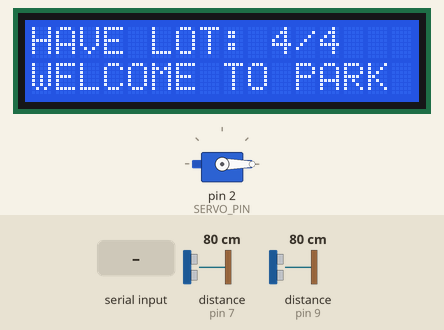
Bench run of a sketch on a simulated Arduino Uno, built with avr-gcc and run on an emulated ATmega328P. Parts: servo, 16×2 character LCD. Wiring (inferred from the names in the program): 2 × ultrasonic range finder: trigger pin 6, echo pin 7 / trigger pin 8, echo pin 9. The test bench sets the inputs (shaded band); at power-on: distance to the obstacle (sensors on pin 7, pin 9) 80 cm. The echo pulse lasts 58.3 µs per cm; what the sketch prints to the serial monitor is not drawn.

Above: at 2.3 s.
2.4 s: "CMD:OPEN_GATE\n" received over Serial
At 2.8 s:
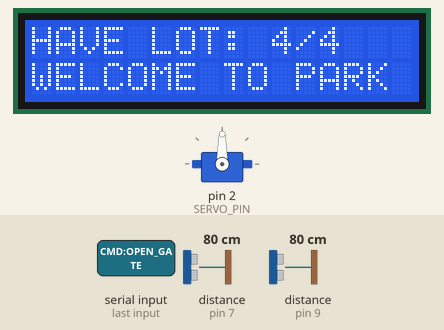
3.9 s: "CMD:CLOSE_GATE\n" received over Serial
At 5.1 s:
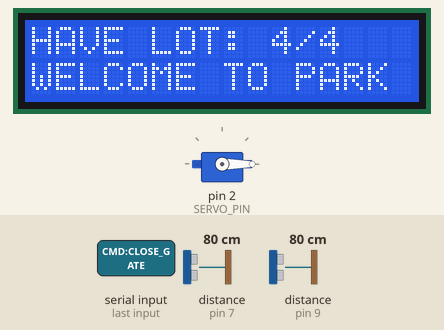
5.4 s: distance to the obstacle (sensor on pin 7) set to 2 cm
At 6.4 s:
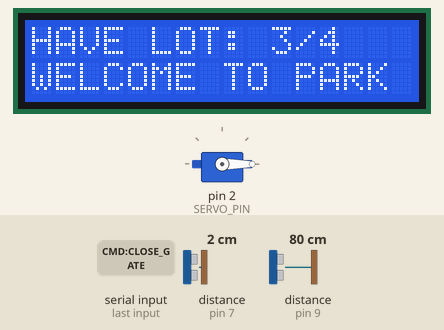
Timing chart, 0 to 8.4 s (numbered marks = the images above; inputs shaded):
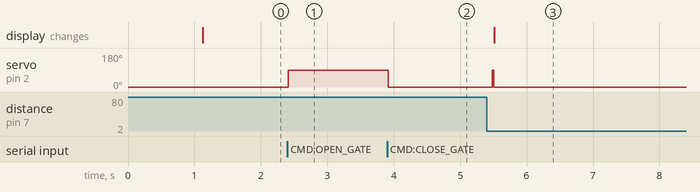

The sketch:

smart_parking.ino
```cpp
/**
 * Smart Car Parking System - Production Firmware
 * Target MCU: Arduino UNO R3 (ATmega328P)
 *
 * Physical Pinout Specification:
 * - Servo Motor (SG90): Pin 2 (PWM)
 * - Ultrasonic Sensor 1 (Entry HC-SR04): Trig Pin 6, Echo Pin 7
 * - Ultrasonic Sensor 2 (Exit HC-SR04): Trig Pin 8, Echo Pin 9
 * - 16x2 LCD with I2C module (PCF8574): A4 (SDA), A5 (SCL)
 * - Power: 5V Rail with 100uF-470uF decoupling capacitor, Common GND
 *
 * Critical Fixes & Enhancements:
 * 1. Bounded pulseIn(..., 25000UL) timeout prevents 1000ms freeze and false 0cm readings.
 * 2. Non-blocking state sampling via millis().
 * 3. Structured serial telemetry over USB UART at 9600 baud:
 *    DATA:<AVAILABLE_SLOTS>,<OCCUPIED_SLOTS>,<TOTAL_CAPACITY>,<DENIED_ENTRIES>,<GATE_STATE>\n
 * 4. Serial command dispatcher for remote cloud overrides:
 *    - CMD:OPEN_GATE   -> Lifts barrier into MANUAL_HOLD
 *    - CMD:CLOSE_GATE  -> Lowers barrier into CLOSED
 *    - CMD:RESET_STATS -> Resets counters to initial state
 */

#include <Wire.h>
#include <LiquidCrystal_I2C.h>
#include <Servo.h>

// --- Physical Pin Assignments ---
const uint8_t SERVO_PIN      = 2;
const uint8_t ENTRY_TRIG_PIN = 6;
const uint8_t ENTRY_ECHO_PIN = 7;
const uint8_t EXIT_TRIG_PIN  = 8;
const uint8_t EXIT_ECHO_PIN  = 9;

// --- Operational Constants ---
const uint8_t TOTAL_CAPACITY            = 4;     // Default 4 slots
const long    DETECTION_THRESHOLD_CM    = 10;    // Trigger distance in cm
const unsigned long GATE_HOLD_TIME_MS   = 3000;  // Gate stays open 3s
const unsigned long TELEMETRY_INTERVAL  = 500;   // Telemetry broadcast interval (ms)
const unsigned long SENSOR_SAMPLE_RATE  = 60;    // Distance sample rate (ms)

// --- Hardware Object Instances ---
// Default PCF8574 address is 0x27 (or 0x3F on some modules)
LiquidCrystal_I2C lcd(0x27, 16, 2);
Servo barrierServo;

// --- System State Variables ---
int availableSlots = TOTAL_CAPACITY;
int occupiedSlots  = 0;
unsigned long deniedEntries = 0;

enum GateState {
  GATE_CLOSED,
  GATE_OPEN,
  GATE_MANUAL_HOLD
};

GateState currentGateState = GATE_CLOSED;
unsigned long gateOpenTimestamp = 0;
unsigned long lastTelemetryTimestamp = 0;
unsigned long lastSensorSampleTimestamp = 0;

bool entrySensorActive = false;
bool exitSensorActive  = false;

// --- Function Prototypes ---
long getDistanceSafe(uint8_t trigPin, uint8_t echoPin);
void handleSerialCommands();
void broadcastTelemetry();
void updateLcdDisplay();
void setGate(bool open, bool manual = false);

void setup() {
  // Initialize USB Serial communication at 9600 baud
  Serial.begin(9600);

  // Configure HC-SR04 ultrasonic pins
  pinMode(ENTRY_TRIG_PIN, OUTPUT);
  pinMode(ENTRY_ECHO_PIN, INPUT);
  pinMode(EXIT_TRIG_PIN, OUTPUT);
  pinMode(EXIT_ECHO_PIN, INPUT);

  // Initialize SG90 Servo (Pin 2)
  barrierServo.attach(SERVO_PIN);
  barrierServo.write(0); // 0 degrees = Closed / Horizontal

  // Initialize 16x2 I2C LCD
  lcd.init();
  lcd.backlight();
  lcd.setCursor(0, 0);
  lcd.print("Smart Parking OS");
  lcd.setCursor(0, 1);
  lcd.print("Booting v1.0.0..");
  delay(1000);

  updateLcdDisplay();
  broadcastTelemetry();
}

void loop() {
  unsigned long now = millis();

  // 1. Process incoming commands from Node.js Bridge (CMD:OPEN_GATE, etc.)
  handleSerialCommands();

  // 2. Non-blocking Ultrasonic Distance Polling
  if (now - lastSensorSampleTimestamp >= SENSOR_SAMPLE_RATE) {
    lastSensorSampleTimestamp = now;

    long entryDist = getDistanceSafe(ENTRY_TRIG_PIN, ENTRY_ECHO_PIN);
    long exitDist  = getDistanceSafe(EXIT_TRIG_PIN, EXIT_ECHO_PIN);

    // Entry Sensor Logic (HC-SR04 #1)
    if (entryDist > 0 && entryDist <= DETECTION_THRESHOLD_CM) {
      if (!entrySensorActive && currentGateState != GATE_MANUAL_HOLD) {
        entrySensorActive = true;
        if (availableSlots > 0) {
          availableSlots--;
          occupiedSlots++;
          setGate(true, false);
          updateLcdDisplay();
          broadcastTelemetry();
        } else {
          // Denied Service Event (Lot Full)
          deniedEntries++;
          lcd.clear();
          lcd.setCursor(0, 0);
          lcd.print("PARKING FULL!");
          lcd.setCursor(0, 1);
          lcd.print("Entry Refused");
          broadcastTelemetry();
          delay(1000); // Brief warning latch
          updateLcdDisplay();
        }
      }
    } else {
      entrySensorActive = false;
    }

    // Exit Sensor Logic (HC-SR04 #2)
    if (exitDist > 0 && exitDist <= DETECTION_THRESHOLD_CM) {
      if (!exitSensorActive && currentGateState != GATE_MANUAL_HOLD) {
        exitSensorActive = true;
        if (occupiedSlots > 0) {
          occupiedSlots--;
          availableSlots++;
          setGate(true, false);
          updateLcdDisplay();
          broadcastTelemetry();
        }
      }
    } else {
      exitSensorActive = false;
    }
  }

  // 3. Automatic Gate Closure Timeout (Only in automated mode)
  if (currentGateState == GATE_OPEN && (now - gateOpenTimestamp >= GATE_HOLD_TIME_MS)) {
    setGate(false, false);
    updateLcdDisplay();
    broadcastTelemetry();
  }

  // 4. Periodic Telemetry Heartbeat
  if (now - lastTelemetryTimestamp >= TELEMETRY_INTERVAL) {
    lastTelemetryTimestamp = now;
    broadcastTelemetry();
  }
}

/**
 * Robust non-blocking distance sampling function.
 * Eliminates standard 1-second pulseIn timeout bug with 25000us cap.
 */
long getDistanceSafe(uint8_t trigPin, uint8_t echoPin) {
  digitalWrite(trigPin, LOW);
  delayMicroseconds(2);
  digitalWrite(trigPin, HIGH);
  delayMicroseconds(10);
  digitalWrite(trigPin, LOW);

  // 25ms timeout corresponds to approx 4.25 meters max range
  unsigned long duration = pulseIn(echoPin, HIGH, 25000UL);
  if (duration == 0) {
    return 999; // Out of range sentinel
  }

  long distanceCm = duration * 0.034 / 2;
  return (distanceCm <= 0) ? 999 : distanceCm;
}

/**
 * Actuates SG90 servo motor barrier.
 */
void setGate(bool open, bool manual) {
  if (open) {
    barrierServo.write(90); // 90 degrees = Raised / Open
    currentGateState = manual ? GATE_MANUAL_HOLD : GATE_OPEN;
    gateOpenTimestamp = millis();
  } else {
    barrierServo.write(0);  // 0 degrees = Lowered / Closed
    currentGateState = GATE_CLOSED;
  }
}

/**
 * Synchronizes hardware 16x2 I2C LCD character buffer.
 */
void updateLcdDisplay() {
  lcd.clear();
  lcd.setCursor(0, 0);
  lcd.print("HAVE LOT: ");
  lcd.print(availableSlots);
  lcd.print("/");
  lcd.print(TOTAL_CAPACITY);

  lcd.setCursor(0, 1);
  if (availableSlots == 0) {
    lcd.print("STATUS: FULL");
  } else {
    lcd.print("WELCOME TO PARK");
  }
}

/**
 * Formats and broadcasts structured telemetry over USB CDC serial.
 */
void broadcastTelemetry() {
  const char* gateStr = (currentGateState == GATE_OPEN) ? "OPEN" :
                        (currentGateState == GATE_MANUAL_HOLD) ? "MANUAL_HOLD" : "CLOSED";
  Serial.print("DATA:");
  Serial.print(availableSlots);
  Serial.print(",");
  Serial.print(occupiedSlots);
  Serial.print(",");
  Serial.print(TOTAL_CAPACITY);
  Serial.print(",");
  Serial.print(deniedEntries);
  Serial.print(",");
  Serial.println(gateStr);
}

/**
 * Handles incoming supervisor commands from the web bridge.
 */
void handleSerialCommands() {
  while (Serial.available() > 0) {
    String cmd = Serial.readStringUntil('\n');
    cmd.trim();
    if (cmd == "CMD:OPEN_GATE") {
      setGate(true, true);
      broadcastTelemetry();
    } else if (cmd == "CMD:CLOSE_GATE") {
      setGate(false, false);
      broadcastTelemetry();
    } else if (cmd == "CMD:RESET_STATS") {
      availableSlots = TOTAL_CAPACITY;
      occupiedSlots = 0;
      deniedEntries = 0;
      setGate(false, false);
      updateLcdDisplay();
      broadcastTelemetry();
    }
  }
}
```

Measured:
- after the input at 2.4 s, servo on pin 2 (SERVO_PIN): 0° → 90° at once
- after the input at 3.9 s, servo on pin 2 (SERVO_PIN): 90° → 0° at once
- after the input at 5.4 s, servo on pin 2 (SERVO_PIN): 0° → 90° after 0.08 s, → 0° 0.02 s later; the display: changes after 0.12 s (image 3)
